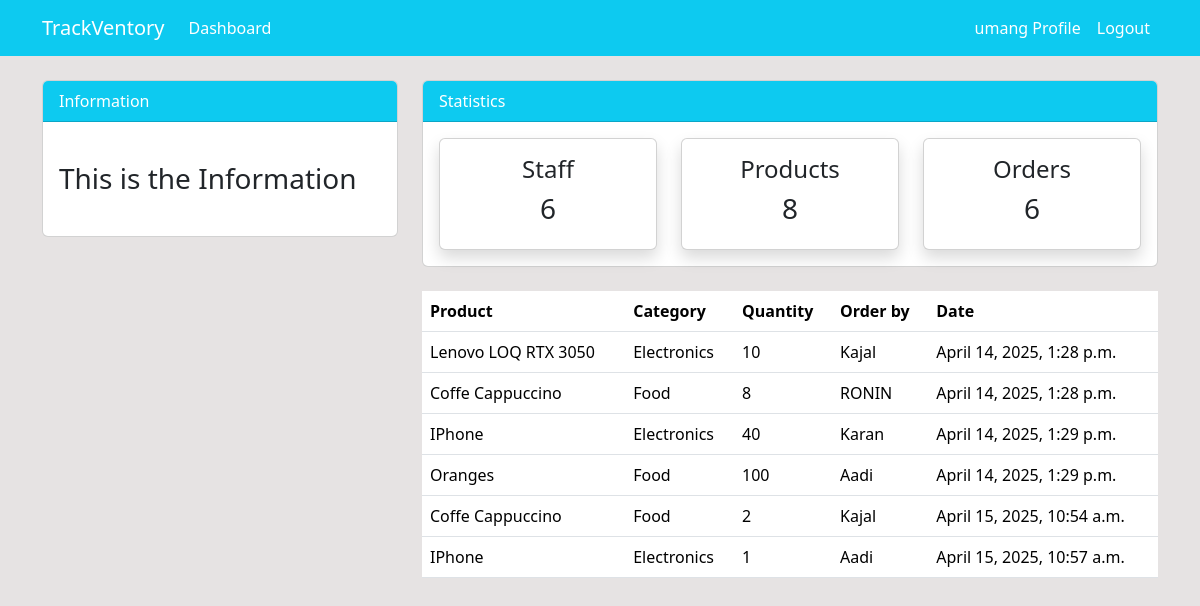
The page /order/ (signed in) on the database as committed earlier.
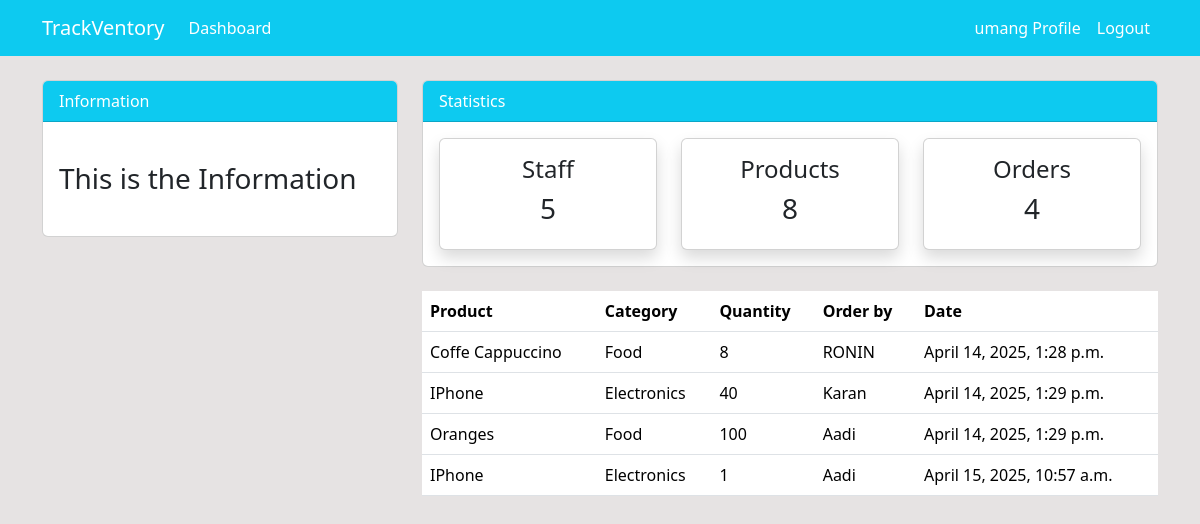
The same page on the database as committed later.
### dashboard/models.py (models this page shows, shortened)
class Order(models.Model):
    product=models.ForeignKey(Product,on_delete=models.CASCADE,null=True)
    staff=models.ForeignKey(User,models.CASCADE,null=True)
    order_quantity=models.PositiveIntegerField(null=True)
    date=models.DateTimeField(auto_now_add=True)
    class Meta:
        verbose_name_plural='Order'

class Product(models.Model):
    name=models.CharField(max_length=100,null=True)
    category=models.CharField(max_length=20, choices=CATEGORY,null=True)
    quantity=models.PositiveIntegerField(null=True)
    class Meta:
        verbose_name_plural='Product'

### dashboard/views.py (the view)
# urls.py: path('order/',views.order,name='dashboard-order'),
@login_required
def order(request):
    orders=Order.objects.all()
    orders_count=orders.count()
    workers_count=User.objects.all().count()
    products_count=Product.objects.all().count()
    context={
        'orders':orders,
        'workers_count':workers_count,
        'products_count':products_count,
        'orders_count':orders_count,
    }
    return render(request,'dashboard/order.html',context)

### templates/dashboard/order.html (shortened to what this page needs)
{% extends 'partials/base.html' %}
{% block content %}
{% include 'partials/topnav.html' %}
<div class="container">
    <div class="row my-4">
        <div class="col-md-4">
        </div>
        <div class="col-md-8">
            <table class="table bg-white">
                <thead class="bg-info">
                    <tr class="text-white">
                        <th scope="col">Product</th>
                        <th scope="col">Category</th>
                        <th scope="col">Quantity</th>
                        <th scope="col">Order by</th>
                        <th scope="col">Date</th>
                    </tr>
                </thead>
                <tbody>
                    {% for orders in orders%}
                    <tr>
                        <td>{{orders.product.name}}</td>
                        <td>{{orders.product.category}}</td>
                        <td>{{orders.order_quantity}}</td>
                        <td>{{orders.staff.username}}</td>
                        <td>{{orders.date}}</td>
                    </tr>
                    {% endfor %}
                </tbody>
            </table>
        </div>
    </div>
</div>
{% endblock %}

### templates/partials/base.html (shortened to what this page needs)
{% load static %}
<!doctype html>
<html lang="en">
<head>
  <link href="https://cdn.jsdelivr.net/npm/bootstrap@5.3.5/dist/css/bootstrap.min.css" rel="stylesheet"
>
  <link rel="stylesheet" href="{% static 'style.css' %}">
</head>
<body>
  {% include 'partials/nav.html' %}
  {% block content %}
  {% endblock %}
</body>
</html>

### templates/partials/nav.html (shortened to what this page needs)
<nav class="navbar navbar-expand-lg navbar-info bg-info">
    <div class="container d-flex justify-content-between align-items-center">
        <a class="navbar-brand text-white font-weight-bold" href="{% url 'dashboard-index' %}">TrackVentory</a>
        {% if user.is_authenticated %}
        <ul class="navbar-nav mr-auto">
            <li class="nav-item">
                <a class="nav-link text-white" href="{% url 'dashboard-index' %}">Dashboard</a>
            </li>
        </ul>
        <div class="collapse navbar-collapse justify-content-end" id="navbarContent">
            <ul class="navbar-nav d-flex align-items-center">
                <li class="nav-item">
                    <a class="nav-link text-white" href="{% url 'user-profile' %}">{{ user.username }} Profile</a>
                </li>
                <li class="nav-item">
                    <a class="nav-link text-white" href="#"
                        onclick="event.preventDefault(); document.getElementById('logout-form').submit();">Logout</a>
                </li>
            </ul>
        </div>
        {% endif %}
    </div>
</nav>

### templates/partials/topnav.html (shortened to what this page needs)
<div class="container">
    <div class="row mt-4">
        <div class="col-md-4">
            <div class="card">
                <div class="card-header bg-info text-white">
                    Information
                </div>
                <div class="card-body">
                    <marquee behavior="" direction="">
                        <h3 class="my-4">This is the Information</h3>
                    </marquee>
                </div>
            </div>
        </div>
        <div class="col-md-8">
            <div class="card">
                <div class="card-header bg-info text-white">
                    Statistics
                </div>
                <div class="card-body">
                    <div class="row">
                        <div class="col-md-4">
                            <a class="text-decoration-none text-dark" href="{% url 'dashboard-staff' %}">
                                <div class="card my-card shadow text-center p-3">
                                    <h4>Staff </h4>
                                    <h3>{{workers_count}}</h3>
                                </div>
                            </a>
                        </div>
                        <div class="col-md-4">
                            <a class="text-decoration-none text-dark" href="{% url 'dashboard-product' %}">
                                <div class="card my-card shadow text-center p-3">
                                    <h4>Products </h4>
                                    <h3>{{products_count}}</h3>
                                </div>
                            </a>
                        </div>
                        <div class="col-md-4">
                            <a class="text-decoration-none text-dark" href="{% url 'dashboard-order' %}">
                                <div class="card my-card shadow text-center p-3">
                                    <h4>Orders </h4>
                                    <h3>{{orders_count}}</h3>
                                </div>
                            </a>
                        </div>
                    </div>
                </div>
            </div>
        </div>
    </div>
</div>

### static/style.css (style rules this page uses)
body { background: rgb(230, 227, 227); }

Rows that differ between the two databases and show on the page:
removed Order: product.name "Lenovo LOQ RTX 3050", product.category "Electronics", order_quantity "10", staff.username "Kajal", date "April 14, 2025, 1:28 p.m."
removed Order: product.name "Coffe Cappuccino", product.category "Food", order_quantity "2", staff.username "Kajal", date "April 15, 2025, 10:54 a.m."
Other text that changed with them:
{{ workers_count }}: "6" → "5"
{{ orders_count }}: "6" → "4"
